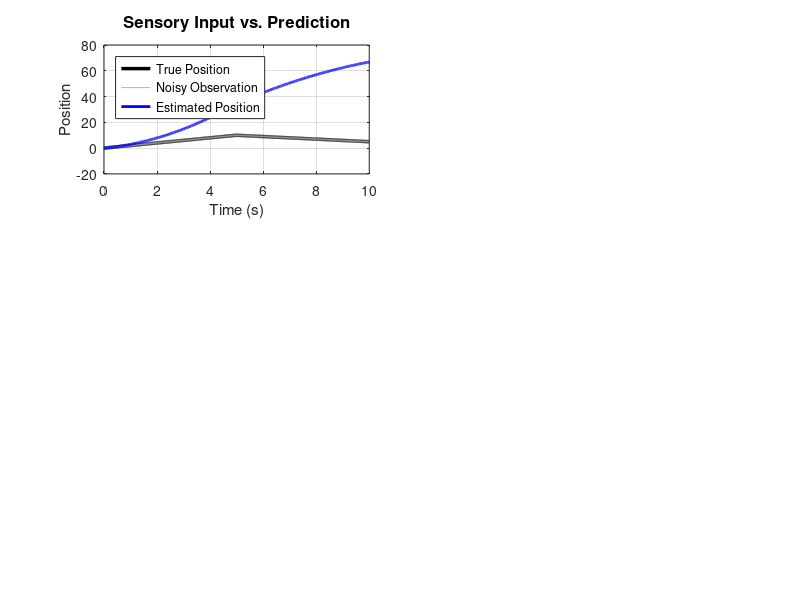

MATLAB code for this plot: (Note: this script raises an error after producing the figure.)
% STEP 2: NUMERICAL SIMULATION OF PREDICTIVE CODING
% ===================================================
% This script implements the update rules derived in Step 1 and simulates
% how the hierarchical system adapts to changing sensory input.
%
% EXPERIMENT:
% We present a moving target that suddenly changes velocity at t=5s.
% The system must infer both position AND velocity from noisy observations.
%
% This demonstrates "active inference" - the system actively predicts
% the future and updates beliefs when predictions fail.

clear; clc; close all;
fprintf('=== STEP 2: NUMERICAL SIMULATION ===\n\n');

%% Simulation Parameters
fprintf('Setting up simulation parameters...\n');

% Time parameters
t_span = [0 10];      % Simulate for 10 seconds
dt = 0.01;            % Time step (10ms)
t = 0:dt:t_span(2);   % Time vector
N = length(t);

fprintf('  Duration: %.1f seconds\n', t_span(2));
fprintf('  Time step: %.3f seconds\n', dt);
fprintf('  Total steps: %d\n\n', N);

%% Generate Synthetic Sensory Input
fprintf('Creating sensory input (moving target)...\n');

% Scenario: Target moves right at velocity=2, then LEFT at velocity=-1
% This sudden change tests the system's adaptation ability

true_velocity = zeros(1, N);
mid = floor(N/2);
true_velocity(1:mid) = 2;          % First half: move right
true_velocity(mid+1:end) = -1;     % Second half: move left

% Integrate to get position
true_position = cumsum(true_velocity) * dt;

% Add sensory noise to observations
sensory_noise_std = 0.05;
x_obs = true_position + sensory_noise_std * randn(1, N);

fprintf('  First 5s: velocity = +2 (moving right)\n');
fprintf('  Last 5s:  velocity = -1 (moving left)\n');
fprintf('  Sensory noise: σ = %.3f\n\n', sensory_noise_std);

%% Model Hyperparameters (Priors)
fprintf('Model hyperparameters:\n');

sigma_x = 0.1;    % Sensory precision (how much to trust observations)
sigma_v = 1.0;    % Velocity prior strength (flexibility of beliefs)
mu_v = 0;         % Prior expectation: stationary (zero velocity)

fprintf('  σ_x = %.2f   (sensory noise, smaller = trust sensors more)\n', sigma_x);
fprintf('  σ_v = %.2f   (prior strength, larger = more flexible beliefs)\n', sigma_v);
fprintf('  μ_v = %.2f   (expected velocity)\n\n', mu_v);

%% Initial Conditions
fprintf('Initial beliefs:\n');

x_est = 0;        % Start with no position estimate
v_est = 0;        % Start with stationary belief (matches prior)

fprintf('  x(0) = %.1f\n', x_est);
fprintf('  v(0) = %.1f\n\n', v_est);

%% Preallocate Storage
x_history = zeros(1, N);
v_history = zeros(1, N);
prediction_error_x = zeros(1, N);
prediction_error_v = zeros(1, N);
free_energy = zeros(1, N);

%% Simulation Loop (Euler Integration)
fprintf('Running simulation');

for i = 1:N
    if mod(i, N/10) == 0
        fprintf('.');
    end
    
    % Current sensory observation
    x_current = x_obs(i);
    
    % Compute prediction errors (from Step 1)
    epsilon_x = x_current - v_est;  % sensory surprise
    epsilon_v = v_est - mu_v;       % prior surprise
    
    % Update rules (derived in Step 1 via gradient descent)
    dx_dt = epsilon_x / sigma_x^2;            % perceptual update
    dv_dt = epsilon_x / sigma_x^2 - epsilon_v / sigma_v^2;  % belief update
    
    % Euler integration
    x_est = x_est + dx_dt * dt;
    v_est = v_est + dv_dt * dt;
    
    % Compute free energy (objective being minimized)
    F = 0.5 * (epsilon_x^2 / sigma_x^2 + epsilon_v^2 / sigma_v^2);
    
    % Store history
    x_history(i) = x_est;
    v_history(i) = v_est;
    prediction_error_x(i) = abs(epsilon_x);
    prediction_error_v(i) = abs(epsilon_v);
    free_energy(i) = F;
end

fprintf(' Done!\n\n');

%% Visualization
fprintf('Generating plots...\n');

figure('Position', [100 100 1400 900], 'Name', 'Predictive Coding Simulation');

% Subplot 1: Position tracking
subplot(3,2,1);
plot(t, true_position, 'k-', 'LineWidth', 2.5, 'DisplayName', 'True Position'); hold on;
plot(t, x_obs, 'Color', [0.7 0.7 0.7], 'LineWidth', 0.5, 'DisplayName', 'Noisy Observation');
plot(t, x_history, 'b-', 'LineWidth', 2, 'DisplayName', 'Estimated Position');
xlabel('Time (s)', 'FontSize', 11);
ylabel('Position', 'FontSize', 11);
legend('Location', 'northwest', 'FontSize', 9);
title('Sensory Input vs. Prediction', 'FontSize', 12, 'FontWeight', 'bold');
grid on; box on;
xline(5, 'r--', 'LineWidth', 1.5, 'Alpha', 0.5);  % Mark velocity change

% Subplot 2: Velocity inference (hidden state)
subplot(3,2,2);
plot(t, true_velocity, 'k-', 'LineWidth', 2.5, 'DisplayName', 'True Velocity'); hold on;
plot(t, v_history, 'r-', 'LineWidth', 2, 'DisplayName', 'Estimated Velocity');
yline(mu_v, 'g--', 'Prior', 'LineWidth', 1.5, 'FontSize', 9);
xlabel('Time (s)', 'FontSize', 11);
ylabel('Velocity', 'FontSize', 11);
legend('Location', 'northeast', 'FontSize', 9);
title('Hidden State Inference', 'FontSize', 12, 'FontWeight', 'bold');
grid on; box on;
xline(5, 'r--', 'LineWidth', 1.5, 'Alpha', 0.5);

% Subplot 3: Position prediction error
subplot(3,2,3);
plot(t, prediction_error_x, 'b-', 'LineWidth', 1.5);
xlabel('Time (s)', 'FontSize', 11);
ylabel('|ε_x|', 'FontSize', 11);
title('Sensory Prediction Error', 'FontSize', 12, 'FontWeight', 'bold');
grid on; box on;
xline(5, 'r--', 'LineWidth', 1.5, 'Alpha', 0.5);

% Subplot 4: Velocity prediction error
subplot(3,2,4);
plot(t, prediction_error_v, 'r-', 'LineWidth', 1.5);
xlabel('Time (s)', 'FontSize', 11);
ylabel('|ε_v|', 'FontSize', 11);
title('Prior Prediction Error', 'FontSize', 12, 'FontWeight', 'bold');
grid on; box on;
xline(5, 'r--', 'LineWidth', 1.5, 'Alpha', 0.5);

% Subplot 5: Free energy over time
subplot(3,2,5);
plot(t, free_energy, 'Color', [0.5 0 0.5], 'LineWidth', 2);
xlabel('Time (s)', 'FontSize', 11);
ylabel('Free Energy', 'FontSize', 11);
title('Free Energy Minimization', 'FontSize', 12, 'FontWeight', 'bold');
grid on; box on;
xline(5, 'r--', 'LineWidth', 1.5, 'Alpha', 0.5);

% Subplot 6: Position tracking error
subplot(3,2,6);
position_error = abs(true_position - x_history);
plot(t, position_error, 'g-', 'LineWidth', 1.5);
xlabel('Time (s)', 'FontSize', 11);
ylabel('|x_{true} - x_{est}|', 'FontSize', 11);
title('Tracking Error', 'FontSize', 12, 'FontWeight', 'bold');
grid on; box on;
xline(5, 'r--', 'LineWidth', 1.5, 'Alpha', 0.5);

% Add overall title
sgtitle('Predictive Coding: Two-Level Visual Motion Model', ...
    'FontSize', 14, 'FontWeight', 'bold');

%% Compute Performance Metrics
fprintf('\nPerformance Metrics:\n');

% Adaptation time after velocity change
change_idx = mid + 1;  % Index where velocity changes (t ≈ 5s)
post_change = change_idx:N;

% How long to adapt? (when velocity error drops below 20% of change magnitude)
vel_change_magnitude = abs(true_velocity(change_idx) - true_velocity(change_idx-1));
adaptation_threshold = 0.2 * vel_change_magnitude;

vel_error_post_change = abs(v_history(post_change) - true_velocity(post_change));
adapted_idx = find(vel_error_post_change < adaptation_threshold, 1);

if ~isempty(adapted_idx)
    adaptation_time = adapted_idx * dt;
    fprintf('  Adaptation time: %.2f seconds\n', adaptation_time);
else
    fprintf('  Adaptation time: > %.1f seconds (not fully adapted)\n', t_span(2)/2);
end

% Mean tracking error
mean_tracking_error = mean(position_error);
fprintf('  Mean position error: %.4f\n', mean_tracking_error);

% Final velocity estimate
fprintf('  Final velocity estimate: %.2f (true: %.2f)\n', v_history(end), true_velocity(end));

%% Save Results
fprintf('\nSaving results...\n');
save('simulation_results.mat', 't', 'x_history', 'v_history', ...
    'true_position', 'true_velocity', 'free_energy', 'x_obs');

fprintf('\n=== STEP 2 COMPLETE ===\n');
fprintf('Key observations:\n');
fprintf('  1. System tracks position despite noise\n');
fprintf('  2. Infers hidden velocity from observations\n');
fprintf('  3. Adapts when velocity changes at t=5s\n');
fprintf('  4. Free energy decreases as predictions improve\n\n');
fprintf('Next: Run step3_prior_comparison.m to explore different priors.\n');
